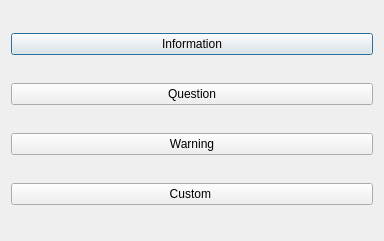
<?xml version="1.0" encoding="UTF-8"?>
<ui version="4.0">
 <class>Dialog</class>
 <widget class="QDialog" name="Dialog">
  <property name="geometry">
   <rect>
    <x>0</x>
    <y>0</y>
    <width>384</width>
    <height>241</height>
   </rect>
  </property>
  <property name="windowTitle">
   <string>Dialog</string>
  </property>
  <layout class="QVBoxLayout" name="verticalLayout">
   <item>
    <widget class="QPushButton" name="pushButton">
     <property name="text">
      <string>Information</string>
     </property>
    </widget>
   </item>
   <item>
    <widget class="QPushButton" name="pushButton_2">
     <property name="text">
      <string>Question</string>
     </property>
    </widget>
   </item>
   <item>
    <widget class="QPushButton" name="pushButton_3">
     <property name="text">
      <string>Warning</string>
     </property>
    </widget>
   </item>
   <item>
    <widget class="QPushButton" name="pushButton_4">
     <property name="text">
      <string>Custom </string>
     </property>
    </widget>
   </item>
  </layout>
 </widget>
 <layoutdefault spacing="6" margin="11"/>
 <resources/>
 <connections/>
</ui>
